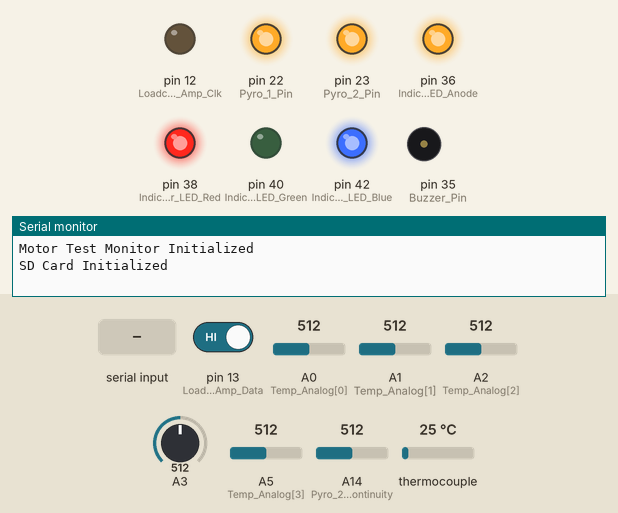
Recording of a program running on a simulated Arduino Mega 2560, built with avr-gcc and run on an emulated ATmega2560. Shown: output pins drawn as LEDs (lit = HIGH), buzzer (waves = sounding, pin HIGH), the last lines printed to the serial monitor. Wiring (inferred from the names in the program): MAX31855 thermocouple converter: CS A11; MOSI A12; MISO A6; SCK A7. The inputs (shaded band) are chosen by the test bench; at power-on: A14 (Pyro_2_Continuity) = 512, pin 13 (Loadcell_Amp_Data) HIGH, A0 (Temp_Analog[0]) = 512, A1 (Temp_Analog[1]) = 512, A2 (Temp_Analog[2]) = 512, A3 = 512, A5 (Temp_Analog[3]) = 512, thermocouple 25 °C. Storage starts empty; pins used as bus, display or sensor lines are not drawn.

Above: at 1.2 s.
1.3 s: "DAR\n" received over Serial
2.8 s: A14 (Pyro_2_Continuity) set to 675
4.3 s: A14 (Pyro_2_Continuity) set to 697
At 4.7 s:
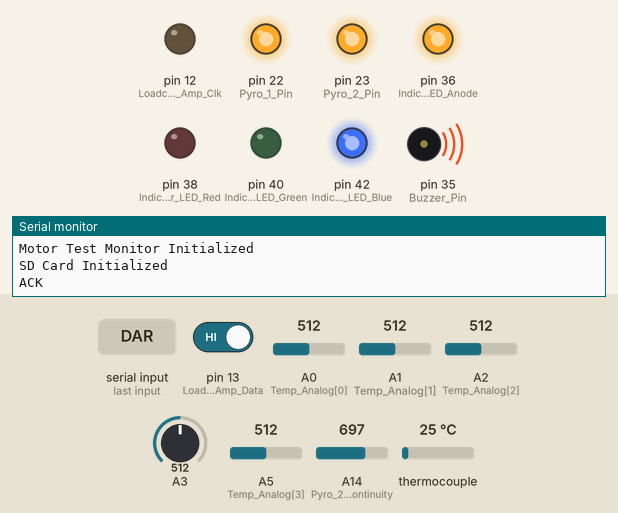
7.3 s: "ARM\n" received over the second serial link
At 8.3 s:
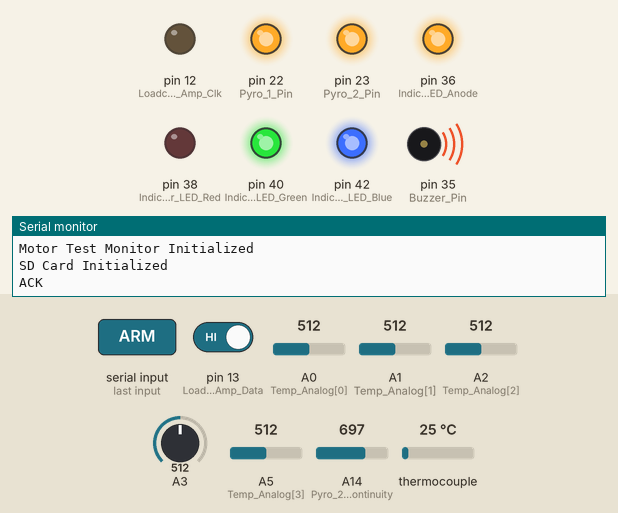
8.8 s: pin 13 (Loadcell_Amp_Data) driven LOW
Timing chart, 0 to 11.3 s (numbered marks = the images above; inputs shaded):
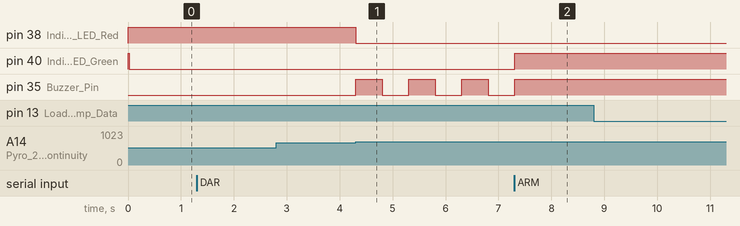

The program:

main.cpp
```cpp
////////////////////////////////////////////////////////////////////////////////////////////////////////////////////////////

//    STATIC FIRE MONITOR
//    VelR - Rocketry Club IIT Tirupati

//////////////////////////////////////////////////////////////////////////////////////////////////////////////////////////


#include <Arduino.h>
#include <SPI.h>
#include <SD.h>
#include <Wire.h>


#define SD_CS_Pin         53

#define SD_WRITE_BUFFER_SIZE  256

#define SD_Flush_Interval    1000  // Flush SD card buffer every 1000 ms

#define Indicator_LED_Anode  36
#define Indicator_LED_Blue   42
#define Indicator_LED_Green  40
#define Indicator_LED_Red    38
#define Buzzer_Pin          35
#define BUZZER_ON           true

#define Pyro_1_Pin          22
#define Pyro_2_Pin          23

#define Pyro_1_Continuity   A15 //A14 updated pcb
#define Pyro_2_Continuity   A14 //A15 updated pcb

#define Continuity_Threshold_Voltage  10.0   // Voltage above which continuity is confirmed
#define Continuity_Threshold   Continuity_Threshold_Voltage*1023/(5*3) //% by 3 voltage divider

#define Loadcell_Amp_Clk  12
#define Loadcell_Amp_Data 13

#define Temp_Amp_Clk   A7
#define Temp_Amp_Data  A6

#define BOARD_TEMP_SENSOR 3 // Index of MAX31855 to use for ambient temp (T11)


const int Temp_Amp_CS[6] = {A8,A9,A10,A11,A12,A13};
const int Temp_Analog[4] = {A0,A1,A2,A5};

enum System_State
{
  SYSTEM_SAFE,
  SYSTEM_IDLE,
  SYSTEM_ARMED,
  SYSTEM_IGNITION,
  SYSTEM_POST_IGNITION
};
enum Pyro_Modes
{
 PYRO_1,
 PYRO_2,
 PYRO_BOTH
};

System_State STATE = SYSTEM_SAFE;

Pyro_Modes Pyro_Mode = PYRO_2;


float continuity_voltage_1 = 0.0;
float continuity_voltage_2 = 0.0;

// --- Ring Buffer Settings ---
const int BUFFER_SIZE = 256; // Must be power of 2

struct LogData {
  unsigned long timestamp;
  uint32_t raw_thrust;
};

volatile LogData ringBuffer[BUFFER_SIZE];
volatile uint8_t bufHead = 0;
volatile uint8_t bufTail = 0;


int16_t Temperatures[10] ={};
int16_t Board_Temp = 0;
uint32_t Pressure = 0;
volatile uint32_t Thrust_Raw = 0;
int32_t last_raw_thrust_for_cal = 0; // Safe copy for calibration
int32_t Thrust_Offset = 142539;
float Thrust_Scale_Factor = 0.13;
float Thrust = 0.0;

File DataFile;
bool is_logging = false;
unsigned long ignition_start_time = 0;
const unsigned long IGNITION_DURATION = 5000; // 5 seconds


void setup()
{
  Serial.begin(115200);   // usb comms
  Serial3.begin(115200);  // Wifi comms

  Serial.setTimeout(10);  // Non-blocking read
  Serial3.setTimeout(10);

  pinMode(Indicator_LED_Anode, OUTPUT);
  pinMode(Indicator_LED_Blue, OUTPUT);
  pinMode(Indicator_LED_Green, OUTPUT);
  pinMode(Indicator_LED_Red, OUTPUT);
  pinMode(Buzzer_Pin, OUTPUT);

  /* quick test
  digitalWrite(Buzzer_Pin, HIGH);
  digitalWrite(Indicator_LED_Blue , HIGH);
  digitalWrite(Indicator_LED_Green, HIGH);
  digitalWrite(Indicator_LED_Red  , HIGH);
  delay(500);
  digitalWrite(Buzzer_Pin, LOW);
  digitalWrite(Indicator_LED_Blue , HIGH);
  digitalWrite(Indicator_LED_Green, HIGH);
  digitalWrite(Indicator_LED_Red  , HIGH);
  */


  pinMode(Pyro_1_Pin, OUTPUT);
  pinMode(Pyro_2_Pin, OUTPUT);

  pinMode(Pyro_1_Continuity, INPUT);
  pinMode(Pyro_2_Continuity, INPUT);

  pinMode(Loadcell_Amp_Data, INPUT);
  pinMode(Loadcell_Amp_Clk, OUTPUT);

  pinMode(Temp_Amp_Clk, OUTPUT);
  pinMode(Temp_Amp_Data, INPUT);
  for(int i=0; i<6; i++) {
    pinMode(Temp_Amp_CS[i], OUTPUT);
    digitalWrite(Temp_Amp_CS[i], HIGH);
  }

  digitalWrite(Indicator_LED_Anode,  HIGH);
  digitalWrite(Indicator_LED_Blue,   HIGH);
  digitalWrite(Indicator_LED_Green,  HIGH);
  digitalWrite(Indicator_LED_Red,    HIGH);
  digitalWrite(Buzzer_Pin, LOW);

  digitalWrite(Pyro_1_Pin, HIGH);        // control is active LOW !!!
  digitalWrite(Pyro_2_Pin, HIGH);       // control is active LOW !!!

  // Enable Pin Change Interrupt for Pin 13 (PB7 / PCINT7)  ----> Loadcell Amp Data Pin

  PCICR |= (1 << PCIE0);    // Enable PCINT0 group (Port B)
  PCMSK0 |= (1 << PCINT7);  // Enable interrupt for Pin 13 specifically

  Serial.println("Motor Test Monitor Initialized");
  Serial3.println("Motor Test Monitor Initialized");

  // Initialize SD Card
  while (!SD.begin(SD_CS_Pin)) {
    Serial.println("SD Card Init Failed! Retrying...");
    Serial3.println("SD Card Init Failed! Retrying...");
    delay(5000);
  }

  Serial.println("SD Card Initialized");
  Serial3.println("SD Card Initialized");
}


void Indicate_State();
void Readtemperatures();
void Initiate_Pyro();
void Stop_Pyro();
void ProcessCommand(Stream &s);


// Interrupt Service Routine for PCINT0 (Port B)   -----> Read Loadcell Data
ISR(PCINT0_vect)
{
  // Global interrupts are automatically disabled inside an ISR.
  if (digitalRead(Loadcell_Amp_Data) == LOW)
  {
    Thrust_Raw = 0;
    for(int i =0; i<24;i++)
    {
      digitalWrite(Loadcell_Amp_Clk,HIGH);
      Thrust_Raw = (Thrust_Raw<<1) + digitalRead(Loadcell_Amp_Data);
      digitalWrite(Loadcell_Amp_Clk,LOW);
    }
    digitalWrite(Loadcell_Amp_Clk,HIGH);
    digitalWrite(Loadcell_Amp_Clk,LOW);  //25th pulse

    // Push to Ring Buffer
    if(Thrust_Raw & 0x00800000) {
      Thrust_Raw |= 0xFF000000;
    }
    uint8_t nextHead = (bufHead + 1) % BUFFER_SIZE;
    if (nextHead != bufTail) {
        ringBuffer[bufHead].timestamp = micros();
        ringBuffer[bufHead].raw_thrust = Thrust_Raw;
        bufHead = nextHead;
    }

    // Clear the interrupt flag to prevent re-triggering from pin toggling during read
    PCIFR = (1 << PCIF0);
  }
}

void loop()
{
  // 1. Read Temperatures (10Hz)
  static unsigned long lastTempRead = 0;
  if (millis() - lastTempRead >= 10) {
    lastTempRead = millis();
    Readtemperatures();
  }

  // 2. Process Buffer & Write to SD
  static uint8_t telemetry_decimator = 0;
  while (bufHead != bufTail)
  {
    LogData data;
    data.timestamp = ringBuffer[bufTail].timestamp;
    data.raw_thrust = ringBuffer[bufTail].raw_thrust;
    bufTail = (bufTail + 1) % BUFFER_SIZE;

    // Sign extension for 24-bit number
    if(data.raw_thrust & 0x00800000) {
      data.raw_thrust |= 0xFF000000;
    }
    last_raw_thrust_for_cal = (int32_t)data.raw_thrust; // Store safe copy
    Thrust = ((int32_t)data.raw_thrust - Thrust_Offset) * Thrust_Scale_Factor;

    // --- Telemetry Output Helper ---
    auto printTelemetry = [&](Print &p) {
      p.print(data.timestamp);
      p.print(","); p.print(Thrust);
      p.print(","); p.print(Pressure);
      for(int i=0; i<6; i++) {
        p.print(",");
        int16_t val = Temperatures[i];
        uint8_t status = val & 0x03;
        if (status == 0) {
           p.print((val >> 2) * 0.25);
        } else if (status == 1) {
           p.print("OPEN");
        } else if (status == 2) {
           p.print("Short GND");
        } else if (status == 3) {
           p.print("Short VCC");
        }
      }
      for(int i=6; i<10; i++) { p.print(","); p.print(Temperatures[i] / 10.0); }
      p.print(","); p.print(Board_Temp * 0.0625); // T11 (Internal Temp)
      p.print(","); p.println(STATE);
    };

    // Send to Serial Ports
    if (telemetry_decimator == 0) {
      printTelemetry(Serial);
      printTelemetry(Serial3);
    }
    telemetry_decimator++;
    if (telemetry_decimator >= 8) telemetry_decimator = 0;

    // Write to SD Card if Logging
    static unsigned long last_flush_time = 0;
    if (is_logging && DataFile) {
      printTelemetry(DataFile);
      // Flush every 1 second to ensure data is saved even if power is lost
      if (millis() - last_flush_time > SD_Flush_Interval) {
        DataFile.flush();
        last_flush_time = millis();
      }
    }
  }

  // 3. Process Commands
  ProcessCommand(Serial);
  ProcessCommand(Serial3);

  // 4. Ignition Timer Logic
  if (STATE == SYSTEM_IGNITION)
  {
    // Ensure pyro is active
    Initiate_Pyro();

    if (millis() - ignition_start_time > IGNITION_DURATION)
    {
      Stop_Pyro();
      STATE = SYSTEM_POST_IGNITION;

      if (is_logging && DataFile) {
        DataFile.print(micros());
        DataFile.println(",CMD,AUTO_CUTOFF");
      }
    }
  }

  Indicate_State();


 switch (Pyro_Mode)                         // Check continuity based on selected pyro mode
 {                                          // and switch to IDLE if continuity is confirmed
  case PYRO_1:
  if(analogRead(Pyro_1_Continuity) >  Continuity_Threshold) {
    if(STATE < SYSTEM_IDLE) STATE = SYSTEM_IDLE;
  } else if (STATE == SYSTEM_IDLE || STATE == SYSTEM_ARMED) {
    STATE = SYSTEM_SAFE;
  }
  break;
  case PYRO_2:
  if(analogRead(Pyro_2_Continuity) >  Continuity_Threshold) {
    if(STATE < SYSTEM_IDLE) STATE = SYSTEM_IDLE;
  } else if (STATE == SYSTEM_IDLE || STATE == SYSTEM_ARMED) {
    STATE = SYSTEM_SAFE;
  }
  break;
  case PYRO_BOTH:
  if((analogRead(Pyro_1_Continuity) >  Continuity_Threshold)&&(analogRead(Pyro_2_Continuity) >  Continuity_Threshold)) {
    if(STATE < SYSTEM_IDLE) STATE = SYSTEM_IDLE;
  } else if (STATE == SYSTEM_IDLE || STATE == SYSTEM_ARMED) {
    STATE = SYSTEM_SAFE;
  }
  break;
 default:
  break;
 }


  /*
 STATE = STATE + 1;  // For testing state changes
  delay(5000);  // Delay to visualize state changes
*/

}

void Indicate_State()
{
  static unsigned long last_buzzer_time = 0;

  switch (STATE)
  {
    case SYSTEM_SAFE:
      digitalWrite(Indicator_LED_Blue, HIGH);
      digitalWrite(Indicator_LED_Green, LOW); // GREEN
      digitalWrite(Indicator_LED_Red, HIGH);
      if (BUZZER_ON) digitalWrite(Buzzer_Pin, LOW);

      break;

    case SYSTEM_IDLE:
      digitalWrite(Indicator_LED_Blue, HIGH);
      digitalWrite(Indicator_LED_Green, LOW); // YELLOW + short buzzer
      digitalWrite(Indicator_LED_Red, LOW);


      if (millis() - last_buzzer_time > 500) {
        last_buzzer_time = millis();
        if (BUZZER_ON) digitalWrite(Buzzer_Pin, !digitalRead(Buzzer_Pin));
      }
      break;

    case SYSTEM_ARMED:
      digitalWrite(Indicator_LED_Blue, HIGH);
      analogWrite(Indicator_LED_Green, 200);  // ORANGE + steady buzzer
      digitalWrite(Indicator_LED_Red, LOW);
      if (BUZZER_ON) digitalWrite(Buzzer_Pin, HIGH);
      break;

    case SYSTEM_IGNITION:
      // Fast blink RED
      digitalWrite(Indicator_LED_Blue, HIGH);
      digitalWrite(Indicator_LED_Green, HIGH); // RED + buzzer continues
      digitalWrite(Indicator_LED_Red, LOW);
      break;

    case SYSTEM_POST_IGNITION:
      // Slow blink GREEN

      digitalWrite(Indicator_LED_Blue, LOW);
      digitalWrite(Indicator_LED_Red, HIGH);   // BLUE and buzzer off
      digitalWrite(Indicator_LED_Green, HIGH);
      digitalWrite(Buzzer_Pin, LOW);

      break;
  }
}

void Initiate_Pyro()
{
  switch (Pyro_Mode)
  {
    case PYRO_1:
      digitalWrite(Pyro_1_Pin, LOW);   // Activate Pyro 1
      break;
    case PYRO_2:
      digitalWrite(Pyro_2_Pin, LOW);   // Activate Pyro 2
      break;
    case PYRO_BOTH:
      digitalWrite(Pyro_1_Pin, LOW);   // Activate Both Pyros
      digitalWrite(Pyro_2_Pin, LOW);
      break;
  }
}

void Stop_Pyro()
{
  switch (Pyro_Mode)
  {
    case PYRO_1:
      digitalWrite(Pyro_1_Pin, HIGH);   // Deactivate Pyro 1
      break;
    case PYRO_2:
      digitalWrite(Pyro_2_Pin, HIGH);   // Deactivate Pyro 2
      break;
    case PYRO_BOTH:
      digitalWrite(Pyro_1_Pin, HIGH);   // Deactivate Both Pyros
      digitalWrite(Pyro_2_Pin, HIGH);
      break;
  }
}

void Readtemperatures()
{
  uint32_t data;
  for(int sensor =0;sensor<6;sensor++)
  {
    data = 0;
    digitalWrite(Temp_Amp_CS[sensor],LOW);
    delayMicroseconds(1); // Allow CS to settle

    for(int i = 0;i<32;i++)
    {
      digitalWrite(Temp_Amp_Clk,HIGH);
      delayMicroseconds(1); // Ensure Clock High duration
      data = data<<1;
      data = data+digitalRead(Temp_Amp_Data);
      digitalWrite(Temp_Amp_Clk,LOW);
      delayMicroseconds(1); // Ensure Clock Low duration

    }

    if (sensor == BOARD_TEMP_SENSOR) {
      int16_t internal = (data >> 4) & 0xFFF;
      if (internal & 0x800) internal |= 0xF000; // Sign extend 12-bit to 16-bit
      Board_Temp = internal;
    }

    digitalWrite(Temp_Amp_CS[sensor],HIGH);
    uint32_t temp = data & 0x00000007; // status bits

    // Strictly map 3-bit status to 2-bit code to protect temperature data at bit 2
    if (temp & 0x04) {
      temp = 3; // Short to VCC (Bit 2 set) -> 11
    } else if (temp & 0x02) {
      temp = 2; // Short to GND (Bit 1 set) -> 10
    } else if (temp & 0x01) {
      temp = 1; // Open Circuit (Bit 0 set) -> 01
    }

    Temperatures[sensor] = ((data>>18)<<2) | temp; // 14 bit temp data + 2 bit status
  }

  for(int i=0;i<4;i++)
  {
    // Discharge the ADC capacitor to 0V before reading the actual pin.
    // This breaks the "wrap-around" ghosting chain for disconnected sensors.
    analogRead(A3);
    analogRead(Temp_Analog[i]);
    delayMicroseconds(10);
    Temperatures[i+6] = (int16_t)((analogRead(Temp_Analog[i]) * 5000UL) / 1023); // * 0.1 deg C
  }

}

void ProcessCommand(Stream &s)
{
  if (s.available()) {
    String input = s.readStringUntil('\n');
    input.trim();
    unsigned long cmdTime = micros();

    // Log command if logging enabled
    if (is_logging && DataFile)
    {
      DataFile.print(cmdTime);
      DataFile.print(",CMD,");
      DataFile.println(input);
    }

    if (input == "ARM")
    {
      // Only allow ARM from IDLE
      if (STATE == SYSTEM_IDLE )
      {
        // Start Logging
        if (!is_logging)
        {
          DataFile = SD.open("datalog.csv", FILE_WRITE);
          if (DataFile)
          {
            is_logging = true;
            STATE = SYSTEM_ARMED;
            // Only write header if file is empty (append mode)
            if (DataFile.size() == 0) {
              DataFile.println("Time(us),Thrust(N),Pressure,T1,T2,T3,T4,T5,T6,T7,T8,T9,T10,T11,State");
            }
            DataFile.print(cmdTime); DataFile.println(",CMD,ARM");
            s.println("ACK");
          } else {
            s.println("FAULT: SD OPEN FAILED");
            STATE = SYSTEM_SAFE;
          }
        } else {
          STATE = SYSTEM_ARMED;
          s.println("ACK");
        }
      }
    }
    else if (input == "DAR") {
      STATE = SYSTEM_IDLE;
      Stop_Pyro(); // Safety measure
      s.println("ACK");
    }
    else if (input == "RST") {
      if (STATE == SYSTEM_POST_IGNITION) {
        STATE = SYSTEM_SAFE;
        s.println("ACK");
      }
    }
    else if (input == "FIR")
    {

      if (STATE == SYSTEM_ARMED) {
        STATE = SYSTEM_IGNITION;
        ignition_start_time = millis();
        Initiate_Pyro();
        s.println("ACK");
      }
    }

    else if (input == "SLG") {
      if (is_logging && DataFile) {
        DataFile.print(cmdTime); DataFile.println(",CMD,SLG");
        DataFile.close();
        is_logging = false;
        s.println("ACK");
      }
    }
    else if (input.startsWith("CAL"))
    {
      // Parse integer argument
      int val = input.substring(3).toInt();

      if (val == 0) {
        Thrust_Offset = last_raw_thrust_for_cal;
        s.print("Offset set to: ");
        s.println(Thrust_Offset);
        s.println("ACK");
      }
      else
      {
        // Avoid divide by zero
        if (last_raw_thrust_for_cal != Thrust_Offset)
        {
          Thrust_Scale_Factor = (float)val / (float)(last_raw_thrust_for_cal - Thrust_Offset);
          s.print("Scale set to: ");
          s.println(Thrust_Scale_Factor);
          s.println("ACK");
        }
       }
     }
        else if (input.startsWith("TIM"))
    {
       DataFile.print("Time Stamp:");
       DataFile.println(input.substring(3));
      s.println("Time Stamp:");
      s.println(input.substring(3));
      s.println("ACK");

    }
  }
}
```

Measured:
- the behaviour switches between 682 and 683 on A14 (Pyro_2_Continuity) (found by bisection; images 0 and 1)
- after the input at 2.8 s, every drawn part: stays the same
- after the input at 4.3 s, pin 38 (Indicator_LED_Red): HIGH → LOW at once; pin 35 (Buzzer_Pin): alternates HIGH for 0.50 s and LOW for 0.50 s, starting at once
- after the input at 7.3 s, pin 40 (Indicator_LED_Green): LOW → HIGH at once; pin 35 (Buzzer_Pin): goes on until 7.3 s, then stays HIGH
